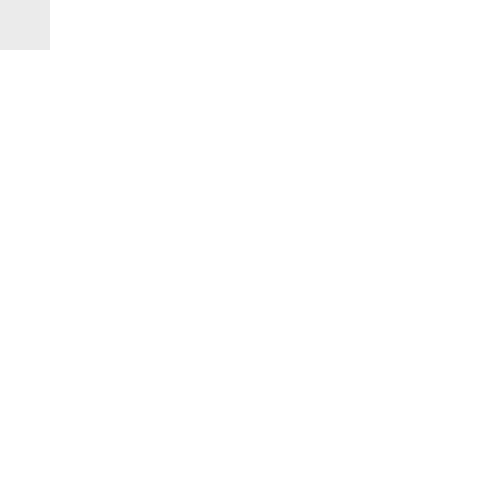
Frame 1 (no input)
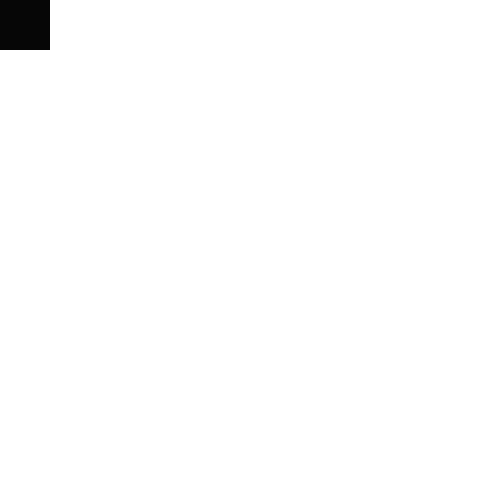
Frame 60 (the mouse pressed at the canvas centre just before this capture)
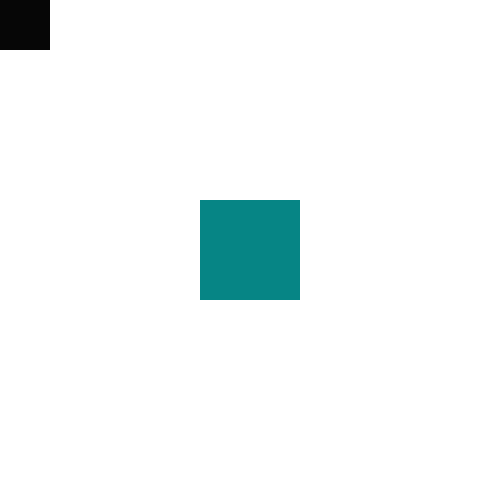
Frame 120 (the mouse held since frame 60 and released just before this capture)

The Processing sketch that drew these frames (run headless with seeded random() and noise(); from frame 60 on, the mouse is pressed at the canvas centre):

// Processing sketch: processing_60577
// ── processing_60577.pde

void setup() {
    size(500,500);
    background(255);
    println("setup");
    colorMode(RGB,0,500,500);
}  

void draw() {
    //abs(mouseX-pmouseX);
    rectMode(CENTER);
    fill(mouseX,mouseY,mouseX,20);
    noStroke();
    
    //rect(0,0,600,800); 
    
    line(mouseX,mouseY,300,400); 
    rect(mouseX,mouseY,100,100); 

    strokeWeight(abs(mouseX-pmouseX));

}      
